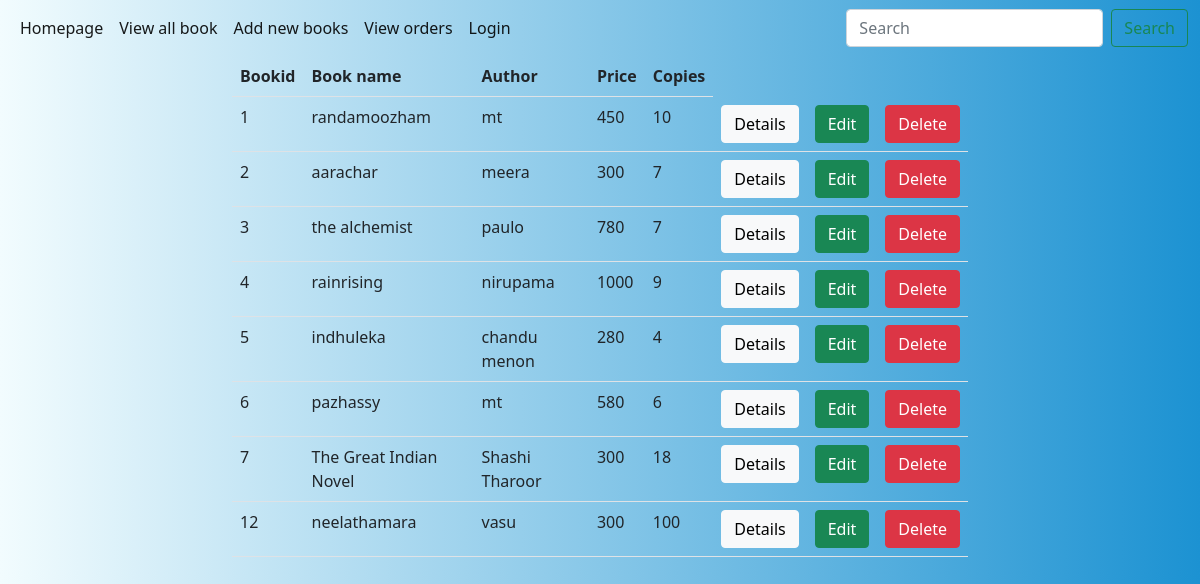
/owner/books/all (signed in), run on the app's committed database.
### owner/models.py (models this page shows, shortened)
class Books(models.Model):
    book_name = models.CharField(max_length=120)
    author = models.CharField(max_length=120)
    price = models.PositiveIntegerField()
    copies = models.PositiveIntegerField()
    active_status = models.BooleanField(default=True)
    images = models.ImageField(upload_to="image", null=True, blank=True)

### owner/views.py (the view)
# urls.py: path("books/all", views.Book_list.as_view(), name="listbooks"),
@method_decorator(owner_sign_in_required, name='dispatch')
class Book_list(ListView):
    model = Books
    context_object_name = "book"
    template_name = "view_all_bks.html"

### owner/templates/view_all_bks.html
{%extends 'base.html'%}
{%block body_block%}
    <div class="row">
        <div class="col-2"></div>
        <div class="col-8">
            <table class="table">
                <tr>
                    <th>Bookid</th>
                    <th>Book name</th>
                    <th>Author</th>
                    <th>Price</th>
                    <th>Copies</th>
                </tr>
                <tr>
                    {%for book in book %}
                <tr>
                    <td>{{book.id}}</td>
                    <td>{{book.book_name}}</td>
                    <td>{{book.author}}</td>
                    <td>{{book.price}}</td>
                    <td>{{book.copies}}</td>
                    <td><a href="{% url 'bookdetails' book.id %}" class="btn btn-light">Details</a></td>
                    <td><a href="{% url 'editbooks' book.id %}" class="btn btn-success">Edit</a></td>
                    <td><a href="{% url 'deletebooks' book.id %}" class="btn btn-danger">Delete</a></td>
                </tr>
                {%endfor%}
                </tr>
            </table>
        </div>
        <div class="col-2"></div>
    </div>
{%endblock%}

### owner/static/css/style.css (style rules this page uses)
.bgcolor { background: #1c92d2; background: -webkit-linear-gradient(to right, #f2fcfe, #1c92d2); background: linear-gradient(to right, #f2fcfe, #1c92d2); }

### data on the page
Books: id "1", book_name "randamoozham", author "mt", price "450", copies "10"
Books: id "2", book_name "aarachar", author "meera", price "300", copies "7"
Books: id "3", book_name "the alchemist", author "paulo", price "780", copies "7"
Books: id "4", book_name "rainrising", author "nirupama", price "1000", copies "9"
Books: id "5", book_name "indhuleka", author "chandu menon", price "280", copies "4"
Books: id "6", book_name "pazhassy", author "mt", price "580", copies "6"
Books: id "7", book_name "The Great Indian Novel", author "Shashi Tharoor", price "300", copies "18"
Books: id "12", book_name "neelathamara", author "vasu", price "300", copies "100"
